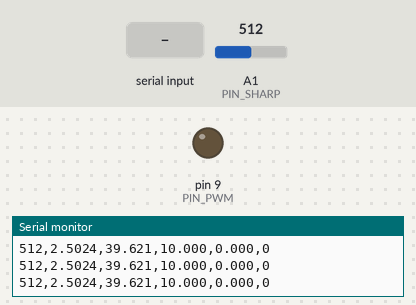
Recording of a sketch running on a simulated Arduino Uno, built with avr-gcc and run on an emulated ATmega328P. Shown: output pins drawn as LEDs (lit = HIGH), the last lines printed to the serial monitor. Inputs (shaded band) come from the test bench; at power-on: A1 (PIN_SHARP) = 512.

Above: at 1.2 s.
1.3 s: "30,150\n" received over Serial
At 1.8 s:
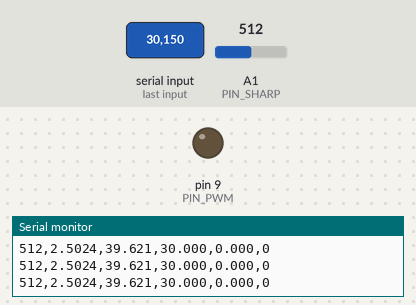
2.8 s: A1 (PIN_SHARP) set to 306
At 4.0 s:
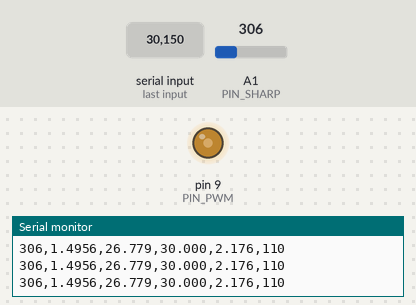
4.3 s: A1 (PIN_SHARP) set to 0
At 5.3 s:
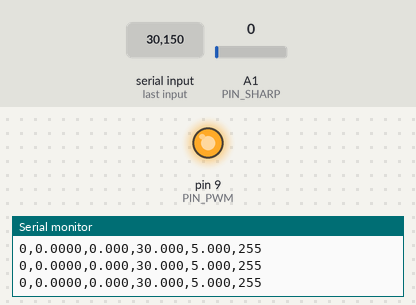
5.8 s: A1 (PIN_SHARP) set to 1023
At 6.5 s:
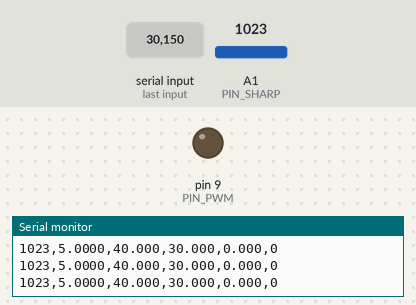
Timing chart, 0 to 8.3 s (numbered marks = the images above; inputs shaded):
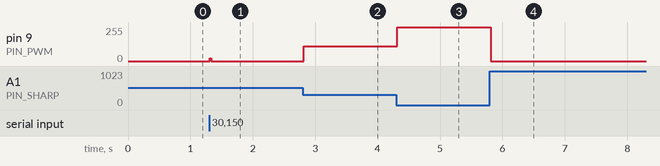

The sketch:

Ganacias_levitador_1.ino
```cpp
// ===============================================================
// Levitador neumático - PID con reglas expertas
// Calibración polinómica (curva de Excel)
// Altura = f(voltage) usando polinomio de regresión
// ===============================================================

// ----- PINES -----
const int PIN_SHARP = A1;   // entrada analógica del sensor Sharp (0-5V)
const int PIN_PWM   = 9;    // salida PWM al ventilador (control velocidad)

// ----- TIEMPOS -----
const unsigned long DT_US = 20000; // periodo del lazo de control = 20 ms (50 Hz)
const float DT = DT_US * 1e-6;     // lo mismo expresado en segundos

// ----- RANGO -----
const float H_MIN = 0.0;   // altura mínima en cm
const float H_MAX = 40.0;  // altura máxima en cm

// ----- PID -----
float kp = 0.105;   // proporcional
float ki = 0.03;    // integral
float kd = 0.05;    // derivativo

float setpoint = 10.0; // altura deseada por defecto (10 cm)

// ----- VARIABLES DEL CONTROL -----
float altura = 0.0;      // altura medida (cm)
float err = 0.0;         // error = setpoint - altura
float err_prev = 0.0;    // error anterior
float integ = 0.0;       // parte integral acumulada
float deriv = 0.0;       // parte derivativa
float u = 0.0;           // salida del PID (voltios virtuales)

unsigned long t1, t2;    // tiempos para mantener periodo fijo

// ----- DEBUG -----
const bool PRINT_VERBOSE = true; // si es true imprime muchos datos en Serial

// ===============================================================
// FUNCIONES AUXILIARES
// ===============================================================

// Convierte lectura ADC (0-1023) a voltaje real (0-5V)
float adcToVolt(int raw) {
  return raw * (5.0 / 1023.0);
}

// Convierte voltaje medido -> altura (cm) con polinomio
float sharpVoltToCm(float v) {
  float d = 2.011*pow(v,5) -22.384*pow(v,4) + 95.135*pow(v,3)
          -193.21*pow(v,2) + 200.14*v - 61.691;
  return constrain(d, H_MIN, H_MAX);
}

// ===============================================================
// CONFIGURACIÓN INICIAL
// ===============================================================
void setup() {
  Serial.begin(115200);
  pinMode(PIN_PWM, OUTPUT);
  analogWrite(PIN_PWM, 0);  // ventilador apagado al inicio

  Serial.println(F("LEVITADOR: inicio con PID + reglas expertas"));
  Serial.println(F("Envía por Serial un número (ej: 20) para cambiar el setpoint"));
  Serial.println(F("O escribe: PID kp ki kd   (ej: PID 0.08 0.02 0.01)"));
  Serial.println();
}

// ===============================================================
// LECTURA DE COMANDOS SERIAL
// ===============================================================
void processSerial() {
  if (Serial.available() == 0) return;

  String s = Serial.readStringUntil('\n');
  s.trim();
  if (s.length() == 0) return;

  if (s.startsWith("PID") || s.startsWith("pid")) {
    float k1=kp,k2=ki,k3=kd;
    int n = sscanf(s.c_str(), "PID %f %f %f", &k1, &k2, &k3);
    if (n >= 1) kp = k1;
    if (n >= 2) ki = k2;
    if (n >= 3) kd = k3;

    Serial.print("PID actualizado: kp="); Serial.print(kp,5);
    Serial.print(" ki="); Serial.print(ki,6);
    Serial.print(" kd="); Serial.println(kd,6);
    return;
  }

  float v = s.toFloat();
  if (!(v == 0.0 && s != "0" && s != "0.0")) {
    if (v >= H_MIN && v <= H_MAX) {
      setpoint = v;
      Serial.print("Setpoint = "); Serial.print(setpoint); Serial.println(" cm");
    } else {
      Serial.println("Setpoint fuera de rango (0-40)");
    }
  } else {
    Serial.println("Comando no entendido.");
  }
}

// ===============================================================
// BUCLE PRINCIPAL
// ===============================================================
void loop() {
  t1 = micros();
  processSerial();

  // --- 1. Lectura del sensor ---
  int raw = analogRead(PIN_SHARP);
  float volt = adcToVolt(raw);
  altura = sharpVoltToCm(volt);

  // --- 2. Cálculo PID básico ---
  err = setpoint - (altura - 5); // compensación de offset
  integ += err * DT;
  integ = constrain(integ, -100.0, 100.0); // anti-windup
  deriv = (err - err_prev) / DT;
  u = kp * err + ki * integ + kd * deriv; // salida PID base

  // ==================================================
  // Reglas expertas
  // ==================================================
  if (fabs(err) > 0.8) {
    u = 0.45; //0.45
  } else if (fabs(err) > 0.40) {
    u = 0.40;
  } else if (fabs(err) > 0.20) {
    u = 0.12;
  } else if (fabs(err) > 0.01) {
    u = 0.10;
  }

  if ((err * deriv > 0) || (deriv == 0)) {
    if (fabs(err) > 0.05) {
      u = u + 2 * kp * err;
    } else {
      u = u + 0.4 * kp * err;
    }
  }

  if ((err * deriv < 0) && (deriv * (err - err_prev) > 0)) {
    u = u; // mantener
  }

  if ((err * deriv < 0) && (deriv * (err - err_prev) < 0)) {
    if (fabs(err) > 0.05) {
      u = u + 2 * kp * err;
    } else {
      u = u + 0.6 * kp * err;
    }
  }

  if (fabs(err) <= 0.001) {
    u = 0.5 * err + 0.010 * integ;
  }

  // --- 3. Salida PWM ---
  float vOut = constrain(u, 0.0, 5.0);
  int pwm = map(vOut * 100, 0, 500, 0, 255);
  analogWrite(PIN_PWM, pwm);

  // --- 4. Telemetría ---
  if (PRINT_VERBOSE) {
    Serial.print(raw); Serial.print(',');
    Serial.print(volt,4); Serial.print(',');
    Serial.print(altura,3); Serial.print(',');
    Serial.print(setpoint,3); Serial.print(',');
    Serial.print(vOut,3); Serial.print(',');
    Serial.println(pwm);
  }

  // --- 5. Mantener periodo fijo ---
  t2 = micros();
  while ((t2 - t1) < DT_US) t2 = micros();

  err_prev = err;
}
```

Measured:
- after the input at 1.3 s, pin 9 (PIN_PWM): 0/255 → 22/255 at once, → 0/255 0.02 s later
- after the input at 2.8 s, pin 9 (PIN_PWM): 0/255 → 110/255 at once
- after the input at 4.3 s, pin 9 (PIN_PWM): 110/255 → 255/255 at once
- after the input at 5.8 s, pin 9 (PIN_PWM): 255/255 → 0/255 at once
